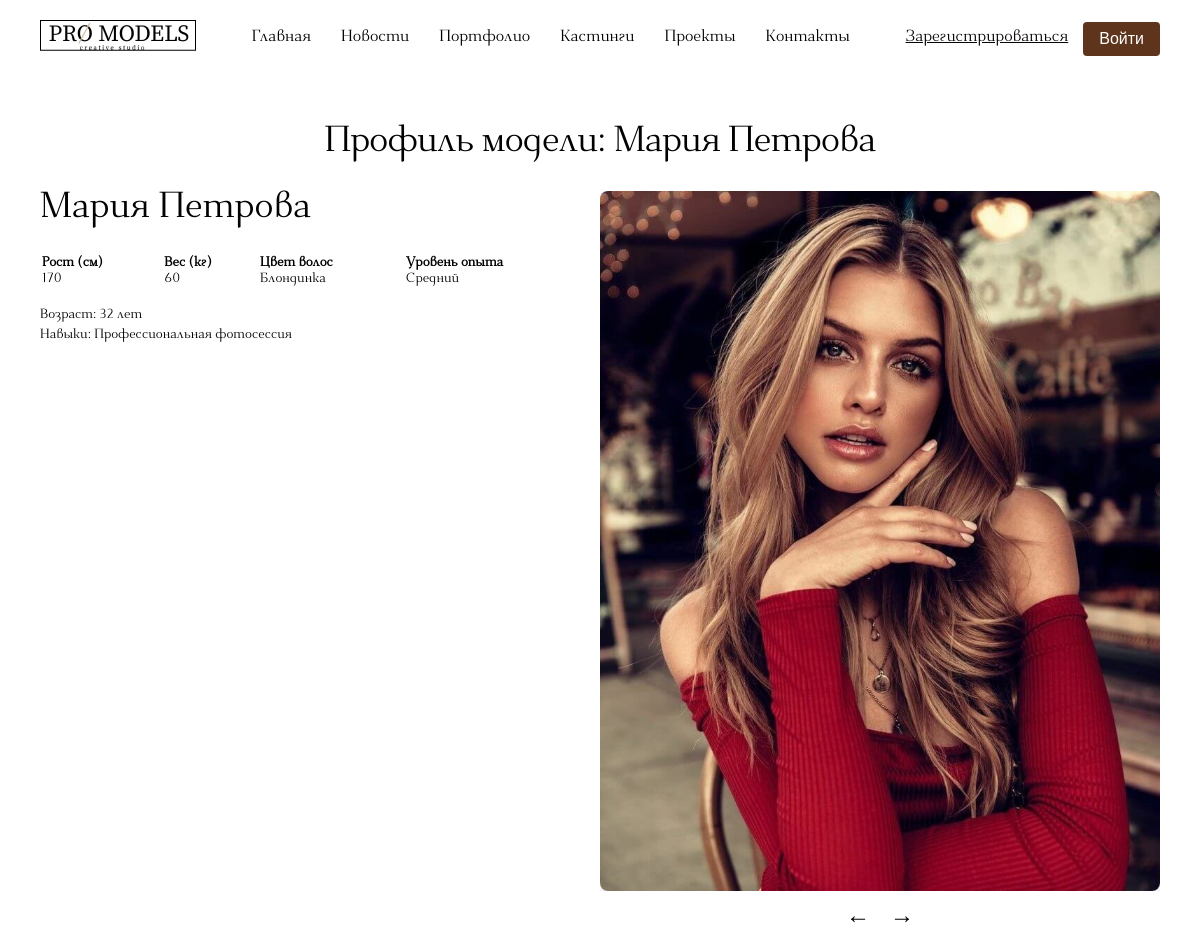
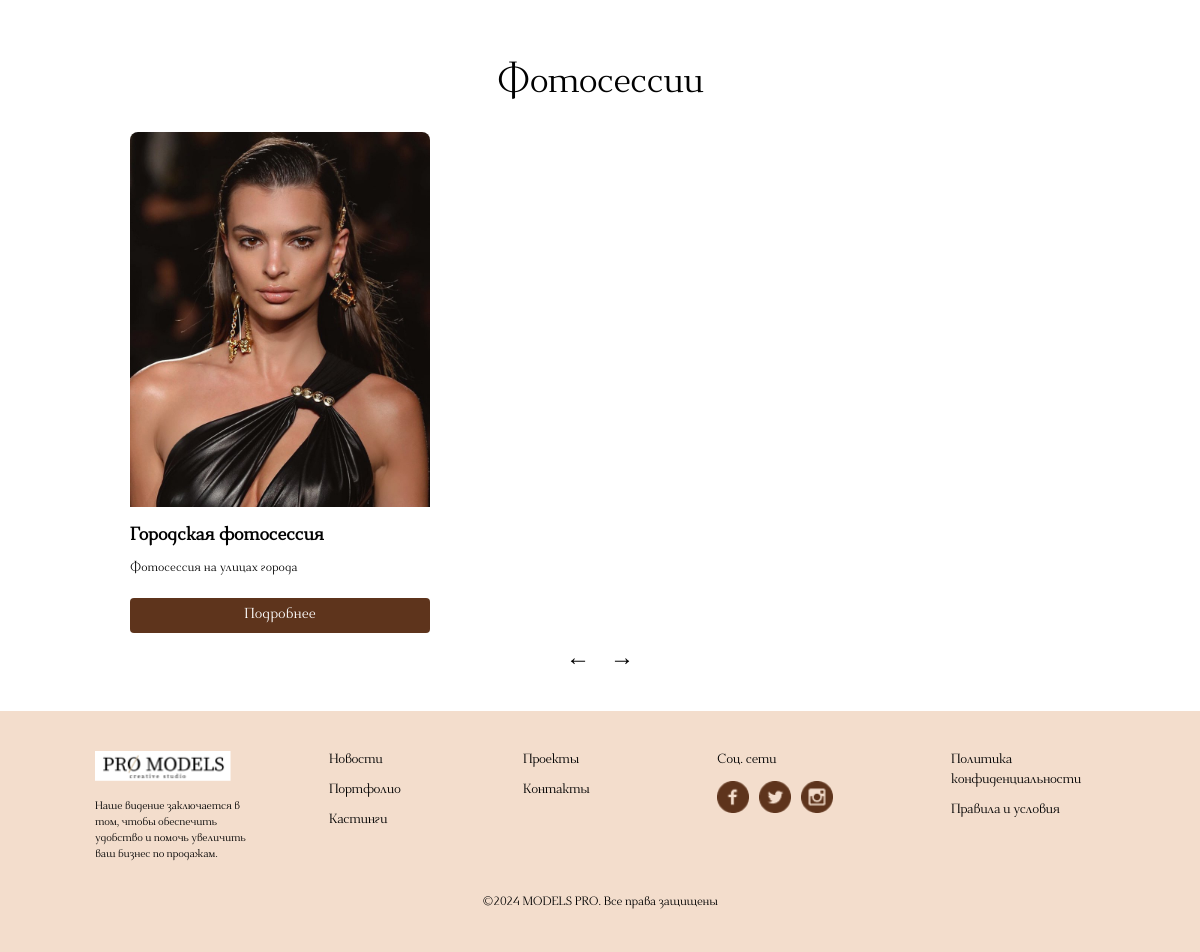
The page /profile_model.php?model_id=2 on the database its author committed (2 pictures, top to bottom).
### tables this page shows
CREATE TABLE `models` (
  `id` int NOT NULL,
  `first_name` varchar(50) DEFAULT NULL,
  `last_name` varchar(50) DEFAULT NULL,
  `gender` enum('Male','Female','Other') DEFAULT NULL,
  `birth_date` date DEFAULT NULL,
  `height` int DEFAULT NULL,
  `weight` int DEFAULT NULL,
  `hair_color` varchar(20) DEFAULT NULL,
  `experience_level` enum('Beginner','Intermediate','Experienced') DEFAULT NULL,
  `active_contract` tinyint(1) DEFAULT NULL
);

CREATE TABLE `photoshoots` (
  `id` int NOT NULL,
  `photoshoots_name` varchar(255) DEFAULT NULL,
  `description` text,
  `date` date DEFAULT NULL
);

### profile_model.php (the view, shortened to what this page needs)
<?php
include_once 'header.php';
require_once 'database_connection.php';
$model_id = $_GET['model_id'] ?? null;
try {
	$stmt = $pdo->prepare("
        SELECT m.*,
               TIMESTAMPDIFF(YEAR, m.birth_date, CURDATE()) AS age,
               GROUP_CONCAT(DISTINCT s.skill_name SEPARATOR ', ') AS skills,
               GROUP_CONCAT(DISTINCT mp.file_path SEPARATOR ', ') AS photos
        FROM models m
        LEFT JOIN model_skills ms ON m.id = ms.model_id
        LEFT JOIN skills s ON ms.skill_id = s.id
        LEFT JOIN model_photos mp ON m.id = mp.model_id
        WHERE m.id = :model_id
        GROUP BY m.id
    ");
	$stmt->bindParam(':model_id', $model_id, PDO::PARAM_INT);
	$stmt->execute();
	$model = $stmt->fetch(PDO::FETCH_ASSOC);
} catch (PDOException $e) {
	echo "Ошибка при получении данных модели: " . $e->getMessage();
	exit();
}
try {
	$stmt = $pdo->prepare("
        SELECT ps.id AS photoshoot_id, ps.photoshoots_name, ps.description, ps.date, pp.file_path
        FROM photoshoots ps
        INNER JOIN photoshoot_models pm ON ps.id = pm.photoshoot_id
        INNER JOIN (
            SELECT MIN(id) AS id, photoshoot_id
            FROM photoshoot_photos
            GROUP BY photoshoot_id
        ) pph ON ps.id = pph.photoshoot_id
        INNER JOIN photoshoot_photos pp ON pph.id = pp.id
        WHERE pm.model_id = :model_id
    ");
	$stmt->bindParam(':model_id', $model['id'], PDO::PARAM_INT);
	$stmt->execute();
	$photoshoots = $stmt->fetchAll(PDO::FETCH_ASSOC);
} catch (PDOException $e) {
	echo "Ошибка при получении фотосессий: " . $e->getMessage();
}
$experience_levels = [
	'Beginner' => 'Начинающий',
	'Intermediate' => 'Средний',
	'Experienced' => 'Опытный'
];
$experience_level = $model['experience_level'] ?? 'Нет данных';
$experience_level_russian = $experience_levels[$experience_level] ?? 'Нет данных';
?>
<section class="model-profile-section">
	<h2 class="block-title">Профиль
		модели: <?php echo htmlspecialchars($model['first_name'] . ' ' . $model['last_name']); ?></h2>
	<div class="profile-container">
		<div class="profile-text">
			<div class="profile-block">
				<h3><?php echo htmlspecialchars($model['first_name'] . ' ' . $model['last_name']); ?></h3>
			</div>
			<div class="profile-block">
				<table class="profile-table">
					<thead>
					<tr>
						<th>Рост (см)</th>
						<th>Вес (кг)</th>
						<th>Цвет волос</th>
						<th>Уровень опыта</th>
					</tr>
					</thead>
					<tbody>
					<tr>
						<td><?php echo htmlspecialchars($model['height'] ?? 'Нет данных'); ?></td>
						<td><?php echo htmlspecialchars($model['weight'] ?? 'Нет данных'); ?></td>
						<td><?php echo htmlspecialchars($model['hair_color'] ?? 'Нет данных'); ?></td>
						<td><?php echo htmlspecialchars($experience_level_russian) ?? 'Нет данных'; ?></td>
					</tr>
					</tbody>
				</table>
				<br>
				<div class="profile-block">
					<p>
						Возраст: <?php echo htmlspecialchars($model['age'] ?? 'Нет данных'); ?> лет<br>
						Навыки: <?php echo htmlspecialchars($model['skills'] ?? 'Нет данных'); ?>
					</p>
				</div>
			</div>
		</div>
		<div class="profile-carousel-container">
			<div class="profile-carousel">
		  <?php
		  $photos = explode(', ', $model['photos']);
		  foreach ($photos as $photo): ?>
						<div class="profile-image">
							<img src="<?php echo htmlspecialchars($photo); ?>" alt="Фото модели">
						</div>
		  <?php endforeach; ?>
			</div>
			<div class="carousel-controls">
				<button class="carousel-arrow left-arrow-profile">&larr;</button>
				<button class="carousel-arrow right-arrow-profile">&rarr;</button>
			</div>
		</div>
	</div>
</section>
<section class="current-projects-block">
	<h2 class="block-title">Фотосессии</h2>
	<div class="current-projects-carousel">
		<div class="carousel-wrapper">
			<div class="carousel">
		  <?php foreach ($photoshoots as $photoshoot): ?>
						<div class="project-card">
							<img src="<?php echo htmlspecialchars($photoshoot['file_path']); ?>"
									 alt="<?php echo htmlspecialchars($photoshoot['photoshoots_name']); ?>">
							<h3><?php echo htmlspecialchars($photoshoot['photoshoots_name']); ?></h3>
							<p><?php echo htmlspecialchars($photoshoot['description']); ?></p>
							<a href="project_details.php?photoshoot_id=<?php echo $photoshoot['photoshoot_id']; ?>" class="details-button">Подробнее</a>
						</div>
		  <?php endforeach; ?>
			</div>
		</div>
	</div>
	<div class="carousel-controls">
		<button class="carousel-arrow left-arrow">&larr;</button>
		<button class="carousel-arrow right-arrow">&rarr;</button>
	</div>
</section>
<?php
include_once 'footer.php';
?>

### styles.css (style rules this page uses)
:root { --font-family: 'Dihjauti', Arial, sans-serif; }
* { margin: 0; padding: 0; box-sizing: border-box; }
body { font-family: 'Dihjauti', Arial, sans-serif; }
.block-title { font-family: var(--font-family); font-weight: 400; font-size: 3vw; line-height: 150%; letter-spacing: -0.02em; text-align: center; color: #010101; margin-bottom: 20px; }
.carousel-wrapper { overflow: hidden; width: 80%; }
.carousel { display: flex; transition: transform 0.3s ease-in-out; }
.carousel-controls { display: flex; justify-content: center; align-items: center; margin-top: 10px; }
.carousel-arrow { background: none; border: none; font-size: 24px; cursor: pointer; margin: 0 10px; }
.current-projects-block, .completed-projects-block { padding: 40px 0; text-align: center; background-color: #FFFFFF; }
.current-projects-block h3, .completed-projects-block h3 { font-family: var(--font-family); font-weight: 400; font-size: 1.4vw; line-height: 150%; text-align: center; color: #010101; margin-bottom: 20px; }
.current-projects-carousel, .completed-projects-carousel { display: flex; align-items: center; justify-content: center; position: relative; }
.project-card { max-width: 300px; margin: 0 10px; background-color: #FFFFFF; text-align: left; overflow: hidden; }
.project-card img { width: 300px; height: auto; border-radius: 8px 8px 0 0; }
.project-card h3 { font-family: var(--font-family); font-weight: 700; font-size: 1.5vw; color: #010101; margin: 10px 0; text-align: left; }
.project-card p { font-family: var(--font-family); font-weight: 400; font-size: 1vw; line-height: 150%; color: #010101; margin-bottom: 20px; }
.details-button { display: inline-block; padding: 10px 20px; background-color: #5e341c; color: #FFFFFF; border: none; border-radius: 4px; cursor: pointer; font-size: 1.2vw; text-decoration: none; transition: background-color 0.3s ease; width: 100%; text-align: center; }
.model-profile-section { padding: 40px 0; }
.profile-container { display: flex; max-width: 1240px; margin: 0 auto; padding: 0 40px; }
.profile-text { flex: 1; display: flex; flex-direction: column; }
.profile-block { margin-bottom: 20px; }
.profile-block h3 { font-family: var(--font-family); font-weight: 400; font-size: 36px; color: #010101; margin-bottom: 5px; }
.profile-block p { font-family: var(--font-family); font-weight: 400; font-size: 1.1vw; line-height: 150%; color: #010101; }
.profile-table { width: 100%; text-align: left; }
.profile-table th, .profile-table td { font-family: var(--font-family); font-size: 1.1vw; color: #010101; text-align: left; }
.profile-carousel-container { flex: 1; position: relative; display: flex; align-items: center; flex-direction: column; }
.profile-carousel { display: flex; overflow: hidden; width: 100%; }
.profile-image { min-width: 100%; transition: transform 0.3s ease-in-out; }
.profile-image img { width: 100%; height: auto; display: block; object-fit: cover; border-radius: 8px; box-shadow: 0 4px 8px rgba(0, 0, 0, 0.1); }

### rows shown on the page
models: first_name+last_name "Мария Петрова", height "170", weight "60", hair_color "Блондинка", experience_level "Средний"
photoshoots: photoshoots_name "Городская фотосессия", description "Фотосессия на улицах города"

### other values the page prints
$model['age'] "32"
$model['skills'] "Профессиональная фотосессия"
